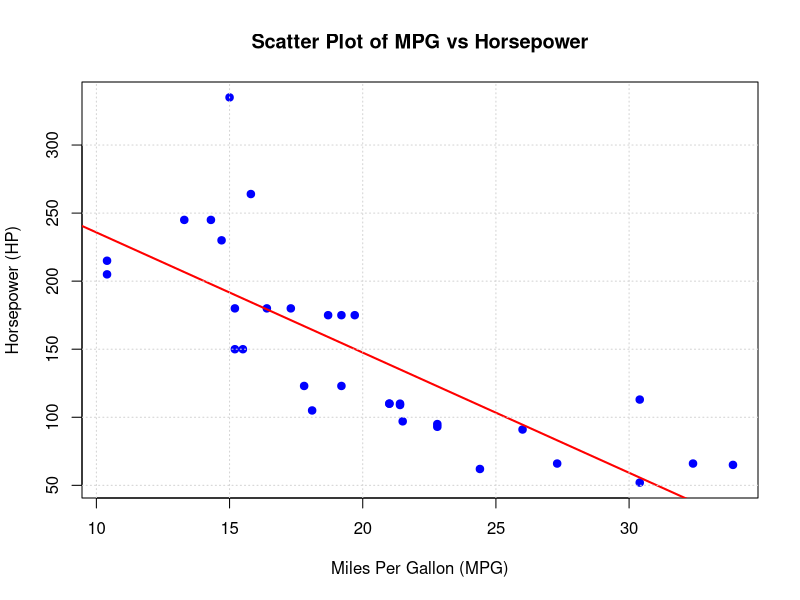
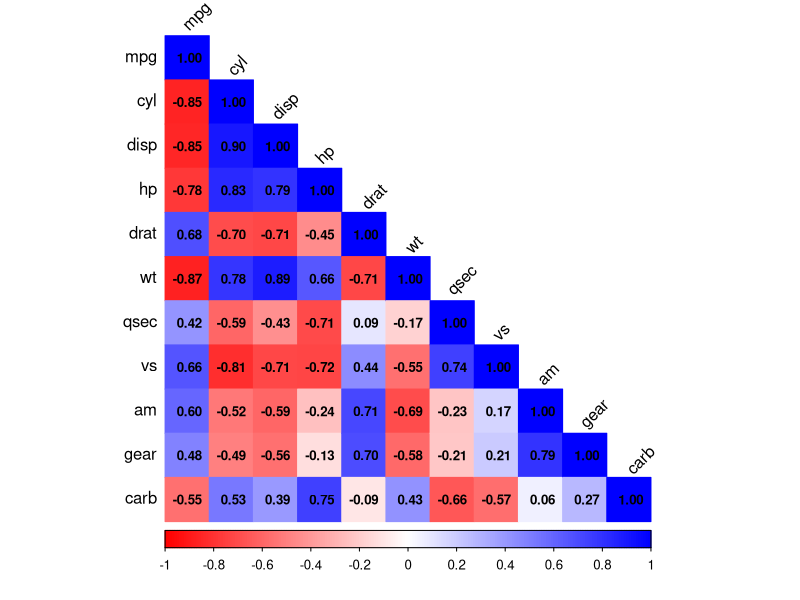
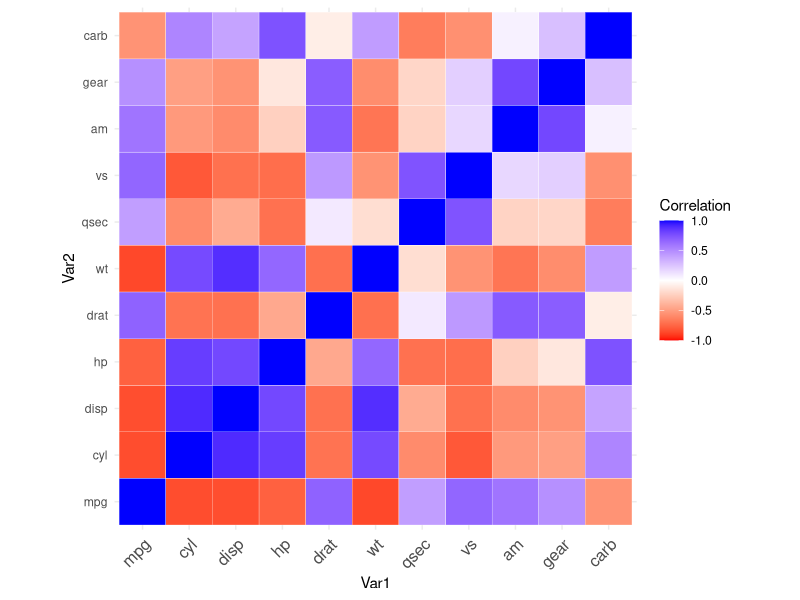

Here is the R script that generated these plots, in order:
library(corrplot)  # for the correlation heatmap 
library(ggplot2)   # for the scatter plot 
data("mtcars") 

# Extract the X (mpg) and Y (hp) values 
X <- mtcars$mpg  # miles per gallon 
Y <- mtcars$hp   # horsepower 

# Calculate covariance 
covariance <- cov(X, Y) 

# Calculate correlation 
correlation <- cor(X, Y) 

# Print the results 
cat("Covariance between mpg and hp:", covariance, "\n") 
cat("Correlation between mpg and hp:", correlation, "\n") 

# Visualization - Scatter plot with regression line 
plot(X, Y, main = "Scatter Plot of MPG vs Horsepower", 
     xlab = "Miles Per Gallon (MPG)", ylab = "Horsepower (HP)", 
     pch = 19, col = "blue") 

# Add a regression line 
abline(lm(Y ~ X), col = "red", lwd = 2) 

# Add a grid for better readability 
grid() 

# Calculate correlation matrix for all numeric variables in mtcars 
cor_matrix <- cor(mtcars) 

# Heatmap visualization of the correlation matrix 
corrplot(cor_matrix, method = "color", type = "lower",  
         tl.col = "black", tl.srt = 45,  
         addCoef.col = "black", number.cex = 0.8, 
         col = colorRampPalette(c("red", "white", "blue"))(200)) 

# Alternatively, for a heatmap with ggplot2, you can do: 
library(reshape2) 

# Melt the correlation matrix for ggplot2 
cor_melted <- melt(cor_matrix) 

# Plot the heatmap 
ggplot(cor_melted, aes(Var1, Var2, fill = value)) +  
  geom_tile(color = "white") + 
  scale_fill_gradient2(low = "red", high = "blue", mid = "white",  
                       midpoint = 0, limit = c(-1, 1), space = "Lab",  
                       name = "Correlation") + 
  theme_minimal() +  
  theme(axis.text.x = element_text(angle = 45, vjust = 1,  
                                   size = 12, hjust = 1)) + 
  coord_fixed() 